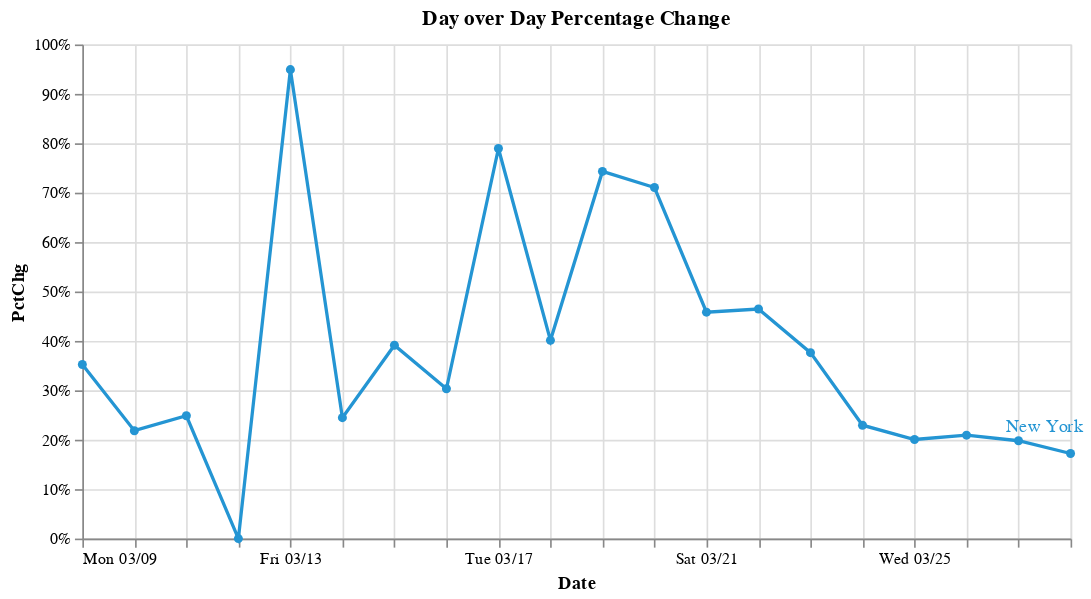

Notebook cell for this chart:
### Code cell
#hide_input
chart3 = (
 base2.mark_line(point=True, tooltip=True)
 + base2.transform_filter(date_filter).mark_text(dx=8, dy=-16, align='right').encode(text='Key:N') 
).add_selection(state_selection).properties(
    title=f"Day over Day Percentage Change"
)
chart3

### Figure 1 — Vega-Lite specification as saved in the notebook (floating-point values rounded to 4 significant figures; data arrays with more than 128 entries replaced by an {"elided": "..."} marker saying what was removed)
{"config": {"view": {"continuousWidth": 400, "continuousHeight": 300}}, "layer": [{"mark": {"type": "line", "point": true, "tooltip": true}, "encoding": {"color": {"type": "nominal", "field": "Key", "legend": null, "scale": {"domain": ["Germany", "India", "Italy", "Japan", "South Korea", "Spain", "US", "United Kingdom", "Alabama", "Alaska", "American Samoa", "Arizona", "Arkansas", "California", "Colorado", "Connecticut", "Delaware", "District of Columbia", "Florida", "Georgia", "Guam", "Hawaii", "Idaho", "Illinois", "Indiana", "Iowa", "Kansas", "Kentucky", "Louisiana", "Maine", "Maryland", "Massachusetts", "Michigan", "Minnesota", "Mississippi", "Missouri", "Montana", "Nebraska", "Nevada", "New Hampshire", "New Jersey", "New Mexico", "New York", "North Carolina", "North Dakota", "Northern Marianas", "Ohio", "Oklahoma", "Oregon", "Pennsylvania", "Puerto Rico", "Rhode Island", "South Carolina", "South Dakota", "Tennessee", "Texas", "Utah", "Vermont", "Virgin Islands", "Virginia", "Washington", "West Virginia", "Wisconsin", "Wyoming"], "range": ["#2495D3", "#9D755D", "grey", "#9467bd", "#E45756", "#F58518", "#3469B2", "#2495D3", "#3469B2", "#3469B2", "#3469B2", "#3469B2", "#3469B2", "#F58518", "#3469B2", "#3469B2", "#3469B2", "#3469B2", "#3469B2", "#3469B2", "#3469B2", "#3469B2", "#3469B2", "#3469B2", "#3469B2", "#3469B2", "#3469B2", "#3469B2", "#3469B2", "#3469B2", "#3469B2", "#3469B2", "#3469B2", "#3469B2", "#3469B2", "#3469B2", "#3469B2", "#3469B2", "#3469B2", "#3469B2", "#3469B2", "#3469B2", "#2495D3", "#3469B2", "#3469B2", "#3469B2", "#3469B2", "#3469B2", "#3469B2", "#3469B2", "#3469B2", "#3469B2", "#3469B2", "#3469B2", "#3469B2", "#3469B2", "#3469B2", "#3469B2", "#3469B2", "#3469B2", "#3469B2", "#3469B2", "#3469B2", "#3469B2"]}}, "tooltip": [{"type": "nominal", "field": "Key"}, {"type": "temporal", "field": "Date"}, {"type": "quantitative", "field": "PctChg"}], "x": {"type": "temporal", "axis": {"format": "%a %m/%d"}, "field": "Date"}, "y": {"type": "quantitative", "axis": {"format": "%"}, "field": "PctChg"}}, "selection": {"Select": {"type": "single", "fields": ["Key"], "bind": {"input": "select", "options": ["Alabama", "Arizona", "Arkansas", "California", "Colorado", "Connecticut", "District of Columbia", "Florida", "Georgia", "Illinois", "Indiana", "Kentucky", "Louisiana", "Maryland", "Massachusetts", "Michigan", "Minnesota", "Mississippi", "Missouri", "Nevada", "New Jersey", "New York", "North Carolina", "Ohio", "Oklahoma", "Oregon", "Pennsylvania", "South Carolina", "Tennessee", "Texas", "Utah", "Virginia", "Washington", "Wisconsin"]}, "init": {"Key": "New York"}}}, "transform": [{"filter": {"selection": "Select"}}], "width": 600}, {"mark": {"type": "text", "align": "right", "dx": 8, "dy": -16}, "encoding": {"color": {"type": "nominal", "field": "Key", "legend": null, "scale": {"domain": ["Germany", "India", "Italy", "Japan", "South Korea", "Spain", "US", "United Kingdom", "Alabama", "Alaska", "American Samoa", "Arizona", "Arkansas", "California", "Colorado", "Connecticut", "Delaware", "District of Columbia", "Florida", "Georgia", "Guam", "Hawaii", "Idaho", "Illinois", "Indiana", "Iowa", "Kansas", "Kentucky", "Louisiana", "Maine", "Maryland", "Massachusetts", "Michigan", "Minnesota", "Mississippi", "Missouri", "Montana", "Nebraska", "Nevada", "New Hampshire", "New Jersey", "New Mexico", "New York", "North Carolina", "North Dakota", "Northern Marianas", "Ohio", "Oklahoma", "Oregon", "Pennsylvania", "Puerto Rico", "Rhode Island", "South Carolina", "South Dakota", "Tennessee", "Texas", "Utah", "Vermont", "Virgin Islands", "Virginia", "Washington", "West Virginia", "Wisconsin", "Wyoming"], "range": ["#2495D3", "#9D755D", "grey", "#9467bd", "#E45756", "#F58518", "#3469B2", "#2495D3", "#3469B2", "#3469B2", "#3469B2", "#3469B2", "#3469B2", "#F58518", "#3469B2", "#3469B2", "#3469B2", "#3469B2", "#3469B2", "#3469B2", "#3469B2", "#3469B2", "#3469B2", "#3469B2", "#3469B2", "#3469B2", "#3469B2", "#3469B2", "#3469B2", "#3469B2", "#3469B2", "#3469B2", "#3469B2", "#3469B2", "#3469B2", "#3469B2", "#3469B2", "#3469B2", "#3469B2", "#3469B2", "#3469B2", "#3469B2", "#2495D3", "#3469B2", "#3469B2", "#3469B2", "#3469B2", "#3469B2", "#3469B2", "#3469B2", "#3469B2", "#3469B2", "#3469B2", "#3469B2", "#3469B2", "#3469B2", "#3469B2", "#3469B2", "#3469B2", "#3469B2", "#3469B2", "#3469B2", "#3469B2", "#3469B2"]}}, "text": {"type": "nominal", "field": "Key"}, "tooltip": [{"type": "nominal", "field": "Key"}, {"type": "temporal", "field": "Date"}, {"type": "quantitative", "field": "PctChg"}], "x": {"type": "temporal", "axis": {"format": "%a %m/%d"}, "field": "Date"}, "y": {"type": "quantitative", "axis": {"format": "%"}, "field": "PctChg"}}, "transform": [{"filter": {"selection": "Select"}}, {"filter": "(datum['Date'] >= 1585353600000)"}], "width": 600}], "data": {"name": "data-dd8c59c45460341079fd5508ebfd44e3"}, "title": "Day over Day Percentage Change", "$schema": "https://vega.github.io/schema/vega-lite/v4.0.2.json", "datasets": {"data-dd8c59c45460341079fd5508ebfd44e3": {"elided": "502 records"}}}
